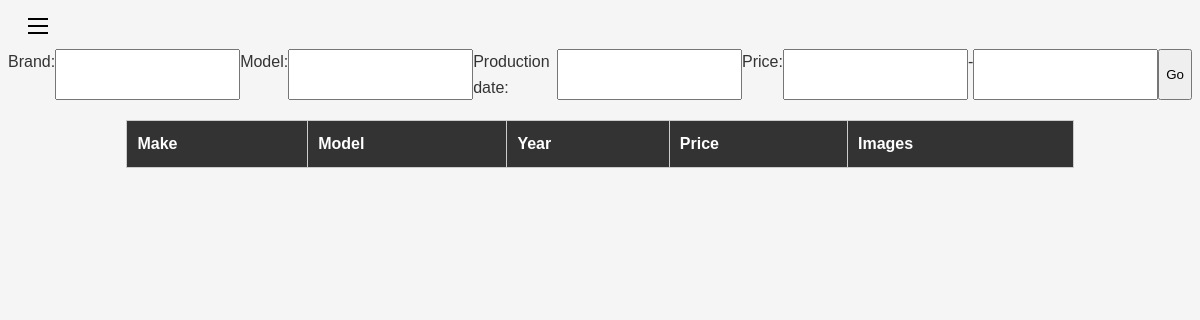
Before: /inventory2.php with the older database file.
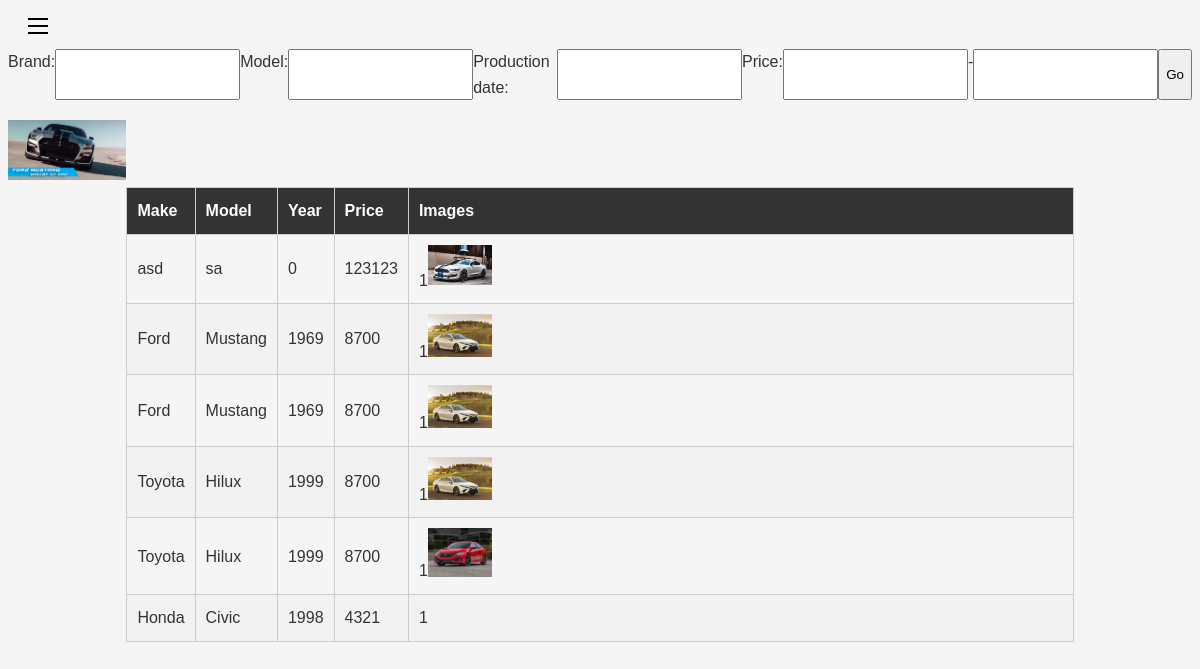
After: the same page with the newer database file.
### tables this page shows
CREATE TABLE `cars` (
  `id` int(11) NOT NULL,
  `brand` varchar(20) NOT NULL,
  `model` varchar(20) DEFAULT NULL,
  `displacement` float NOT NULL,
  `p_date` year(4) NOT NULL,
  `mileage` int(11) NOT NULL,
  `text` text NOT NULL,
  `user_id` int(11) DEFAULT NULL,
  `price` int(11) NOT NULL,
  `image` varchar(40) NOT NULL
);

### inventory2.php (the view, shortened to what this page needs)
<!DOCTYPE html>
<html>
  <head>
    <link rel="stylesheet" href="stylei.css">
  </head>
  <body>
    <header>
      <div id="hamburger" class="hamburger" onclick="toggleSideNav()">
        <span></span>
        <span></span>
        <span></span>
      </div>
    </header>
    <form method="post" action="">
      <label for="">Brand: </label>
      <input type="text" id="brand" name="brand">
      <label for="model">Model: </label>
      <input type="text" id="model" name="model">
      <label for="p_date">Production date: </label>
      <input type="text" id="p_date" name="p_date">
      <label for="price">Price: </label>
      <input type="text" id="min_price" name="min_price">
      <label for=""> - </label>
      <input type="text" id="max_price" name="max_price">
      <button type="submit" id="submit" name="submit">Go</button>
    </form>
    <?php
    try {
	$pdo = new PDO('mysql:host=localhost;dbname=cars', 'root',
  '',array(PDO::ATTR_ERRMODE=>PDO::ERRMODE_EXCEPTION));
  $pdo->query('SET NAMES utf8 COLLATE utf8_general_ci');
  $statement = "Select brand, model, p_date, price, image From cars";
  $result = $pdo->query($statement);
  }
  catch (PDOException $e) {
  echo "Error: ".$e->getMessage();
  }
?>
    <table>
      <thead>
        <tr>
          <th>Make</th>
          <th>Model</th>
          <th>Year</th>
          <th>Price</th>
          <th>Images</th>
        </tr>
      </thead>
      <tbody>
 <?php foreach ($result as $row){
print "<tr><td>" . $row['brand'] . "</td>" . " <td>" .$row['model'] . " </td>"."<td>" .$row['p_date'] ."</td>"." <td>" .$row['price'] ."</td>"."<td>".  print "<img src='img/$row[image]' style='width:10%'>"; "</td></tr>";
     }  ?>
      </tbody>
    </table>
  </body>
</html>

### stylei.css (style rules this page uses)
body { background-color: #f5f5f5; font-family: Arial, sans-serif; color: #333; line-height: 1.6; }
form { display: flex; justify-content: center; margin-bottom: 20px; }
img { max-width: 100%; max-height: 100%; }
table { width: 80%; margin: 0 auto; border-collapse: collapse; }
th, td { padding: 10px; text-align: left; border: 1px solid #ccc; }
th { background-color: #333; color: #fff; font-weight: bold; }
tr:nth-child(even) { background-color: #f2f2f2; }
header { color: black; display: flex; align-items: center; padding: 10px 20px; }
.hamburger { cursor: pointer; display: inline-block; margin-right: 20px; }
.hamburger span { background-color: black; display: block; height: 2px; margin-bottom: 5px; width: 20px; }

Changed rows visible on the page:
added cars: image (picture), brand "asd", model "sa", p_date "0", price "123123", row "1"
added cars: image (picture), brand "Ford", model "Mustang", p_date "1969", price "8700", row "1"
added cars: image (picture), brand "Ford", model "Mustang", p_date "1969", price "8700", row "1"
added cars: image (picture), brand "Toyota", model "Hilux", p_date "1999", price "8700", row "1"
added cars: image (picture), brand "Toyota", model "Hilux", p_date "1999", price "8700", row "1"
added cars: image (picture), brand "Honda", model "Civic", p_date "1998", price "4321", row "1"
